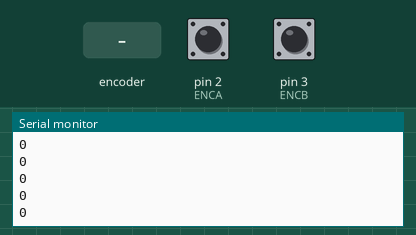
The sketch below on a simulated Arduino Uno, built with avr-gcc and run on an emulated ATmega328P. Parts: the last lines printed to the serial monitor. The test bench sets the inputs (shaded band); at power-on: pin 2 (ENCA) HIGH, pin 3 (ENCB) HIGH.

Above: at 1.2 s.
1.3 s: rotary encoder on pin 2 (ENCA) / pin 3 (ENCB) turned 1 step (first pin leading)
At 2.2 s:
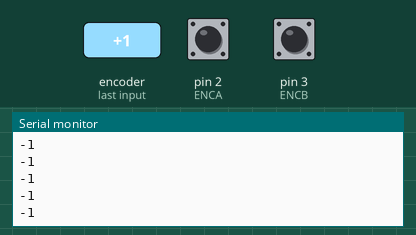
3.0 s: rotary encoder on pin 2 (ENCA) / pin 3 (ENCB) turned 1 step (first pin leading)
At 4.0 s:
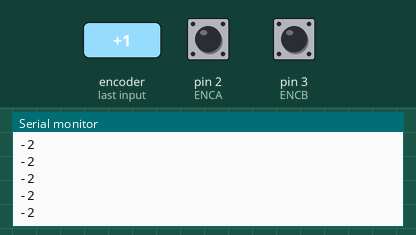
Timing chart, 0 to 6.0 s (numbered marks = the images above; inputs shaded):
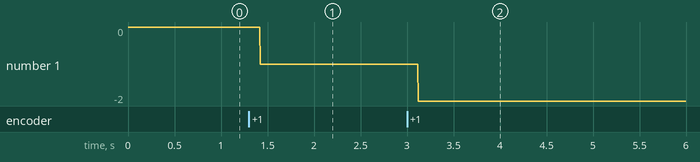

Measured:
- after the input at 1.3 s, the serial monitor: prints a new line after 0.12 s (image 1)
- after the input at 3.0 s, the serial monitor: prints a new line after 0.12 s (image 2)
- plotted number 1: 0 → -1 after the input at 1.3 s, -1 → -2 after the input at 3.0 s

The sketch:

TestPosition.ino
```cpp
// Fill in the pins for both ENCA and ENCB
// Make sure that pin ENCA is either digital pin 2 or 3
// attachInterrupt only works on digital pin 2 or 3

// EXAMPLE: #define ENCA 10
#define ENCA 2
#define ENCB 3

int posi = 0;

void setup() {
  Serial.begin(9600);
  pinMode(ENCA,INPUT);
  pinMode(ENCB,INPUT);

  // attachInterrupt use different resources to constantly check for a RISING (low to high)
  attachInterrupt(digitalPinToInterrupt(ENCA),readEncoder,RISING);
}

void loop() {
  Serial.println(posi);
}

// This function is called every time that attachInterrruptI sees a RISING signal
void readEncoder(){
  int b = digitalRead(ENCB);
  if(b > 0){
    posi++;
  }
  else{
    posi--;
  }
}
```
